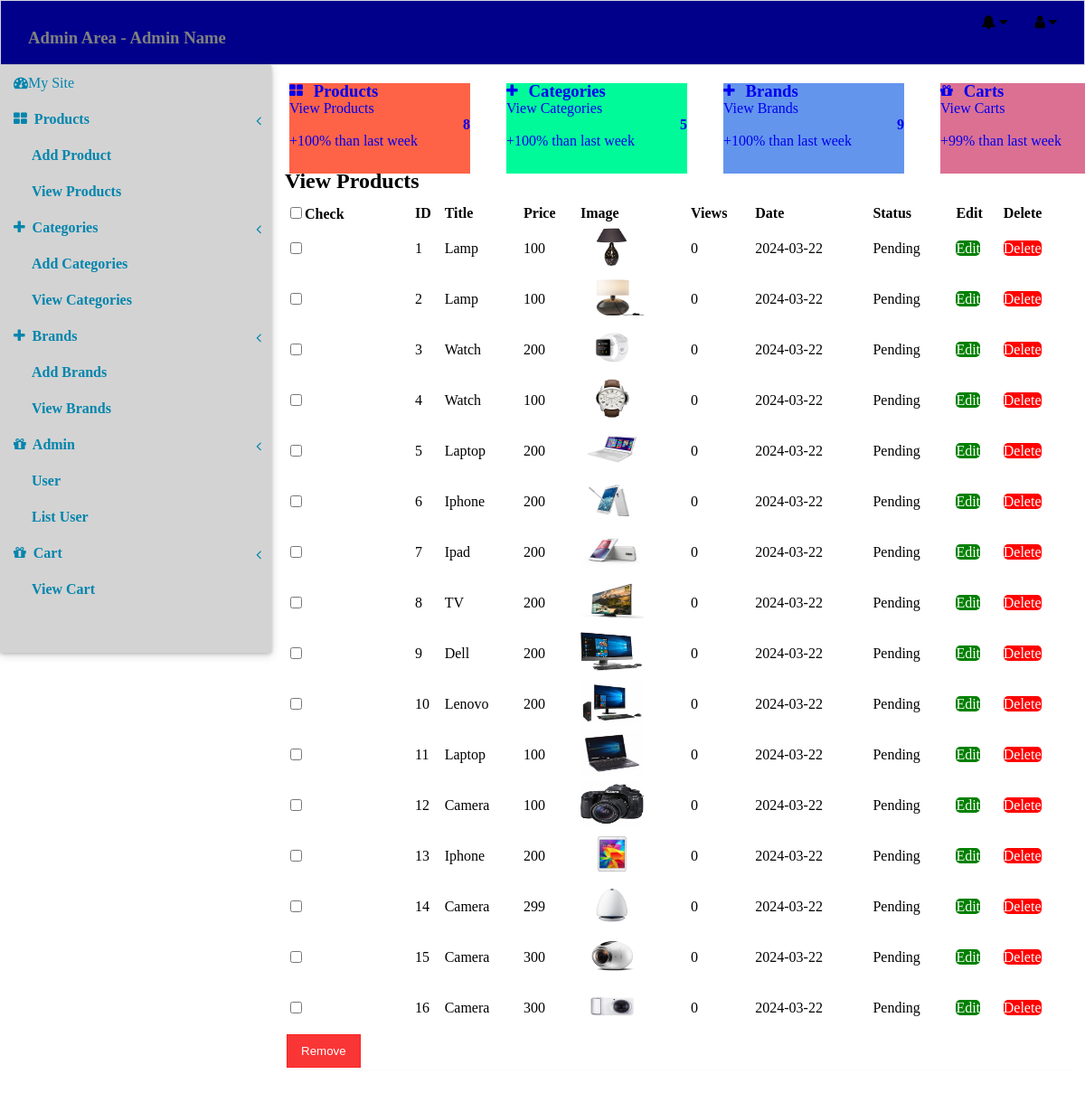
/admin_area/index.php?action=view_pro, run on the app's committed database.
### tables this page shows
CREATE TABLE `products` (
  `product_id` int(11) NOT NULL,
  `product_cat` int(11) NOT NULL,
  `product_brand` int(11) NOT NULL,
  `product_title` varchar(20) NOT NULL,
  `product_price` int(11) NOT NULL,
  `product_desc` text NOT NULL,
  `product_image` varchar(100) NOT NULL,
  `visible` int(1) NOT NULL DEFAULT 0,
  `views` int(11) NOT NULL,
  `product_keywords` varchar(30) NOT NULL,
  `date` date NOT NULL DEFAULT current_timestamp()
);

### admin_area/includes/view_products.php (the view, shortened to what this page needs)
<div class="view_product_box">
<h2>View Products</h2>
<div class="border_bottom">
    <form action="" metho="post" enctype="multipart/form-data" >
        <table class="table" >
            <thead>
                <tr>
                    <th><input type="checkbox" id="CheckAll" />Check</th>
                    <th>ID</th>
                    <th>Title</th>
                    <th>Price</th>
                    <th>Image</th>
                    <th>Views</th>
                    <th>Date</th>
                    <th>Status</th>
                    <th>Edit</th>
                    <th>Delete</th>
                </tr>
            </thead>
            <?php $all_products = mysqli_query($con,"select * from products order by product_id DESC");
            $i = 1;
            while($row=mysqli_fetch_array($all_products)){
            ?>
            <tbody>
                <tr>
                    <td><input type="checkbox" name="deleteAll[]" value=""/></td>
                    <td><?php echo $i ;?></td>
                    <td><?php echo $row['product_title'] ?></td>
                    <td><?php echo $row['product_price'] ?></td>
                    <td><img src="product_images/<?php echo $row['product_image'] ?>" alt="" width="70" height="50" /></td>
                    <td><?php echo $row['views'] ?></td>
                    <td><?php echo $row['date'] ?></td>
                    <td>
                        <?php
                        if($row['visible'] == 1){
                            echo "Approved";
                        }else{
                            echo "Pending";
                        }
                        ?>
                    </td>
                    <td><a style="background:green; width:35px; border-radius:5px; height:25px; color:white; text-decoration:none;" href="index.php?action=edit_pro&product_id =<?php echo $row['product_id'];?>">Edit</a></td>
                    <td><a name ="delete_product" style="background:red; width:35px; border-radius:5px; height:25px; color:white; text-decoration:none;" href="index.php?=delete_pro&product_id=<?php echo $row['product_id'];?>">Delete</a></td>
                </tr>
            </tbody>
            <?php $i++ ;}?>
            <tr>
                <td>
                    <input type="submit" class="checkall" name="delete_all" value="Remove">
                </td>
            </tr>
        </table>
    </form>
</div>
</div>

### admin_area/styles/style.css (style rules this page uses)
html, body, div, span, applet, object, iframe, h1, h2, h3, h4, h5, h6, p, blockquote, pre, a, abbr, acronym, address, big, cite, code, del, dfn, em, img, ins, kbd, q, s, samp, small, strike, strong, sub, sup, tt, var, b, u, i, center, dl, dt, dd, ol, ul, li, fieldset, form, label, legend, table, caption, tbody, tfoot, thead, tr, th, td, article, aside, canvas, details, embed, figure, figcaption, footer, header, hgroup, menu, nav, output, ruby, section, summary, time, mark, audio, video { margin: 0; padding: 0; border: 0; }
.border_bottom { border-bottom: 0.01px solid rgba(0,0,0,0.02); margin: 10px 0; }
.view_product_box th, .view_product_box td { text-align: left; }
.table { width: 100%; }
.checkall { padding: 10px 15px; background: rgba(250, 32,32,0.9); border: 0.01px solid rgba(250, 32,32,0.9); color: white; }

### data on the page
products: product_title "Lamp", product_price "100", product_image (picture), views "0", date "2024-03-22", visible "Pending"
products: product_title "Lamp", product_price "100", product_image (picture), views "0", date "2024-03-22", visible "Pending"
products: product_title "Watch", product_price "200", product_image (picture), views "0", date "2024-03-22", visible "Pending"
products: product_title "Watch", product_price "100", product_image (picture), views "0", date "2024-03-22", visible "Pending"
products: product_title "Laptop", product_price "200", product_image (picture), views "0", date "2024-03-22", visible "Pending"
products: product_title "Iphone", product_price "200", product_image (picture), views "0", date "2024-03-22", visible "Pending"
products: product_title "Ipad", product_price "200", product_image (picture), views "0", date "2024-03-22", visible "Pending"
products: product_title "TV", product_price "200", product_image (picture), views "0", date "2024-03-22", visible "Pending"
products: product_title "Dell", product_price "200", product_image (picture), views "0", date "2024-03-22", visible "Pending"
products: product_title "Lenovo", product_price "200", product_image (picture), views "0", date "2024-03-22", visible "Pending"
products: product_title "Laptop", product_price "100", product_image (picture), views "0", date "2024-03-22", visible "Pending"
products: product_title "Camera", product_price "100", product_image (picture), views "0", date "2024-03-22", visible "Pending"
products: product_title "Iphone", product_price "200", product_image (picture), views "0", date "2024-03-22", visible "Pending"
products: product_title "Camera", product_price "299", product_image (picture), views "0", date "2024-03-22", visible "Pending"
products: product_title "Camera", product_price "300", product_image (picture), views "0", date "2024-03-22", visible "Pending", $row['product_id'] 3 (drawn)
products: product_title "Camera", product_price "300", product_image (picture), views "0", date "2024-03-22", visible "Pending", $row['product_id'] 2 (drawn)
